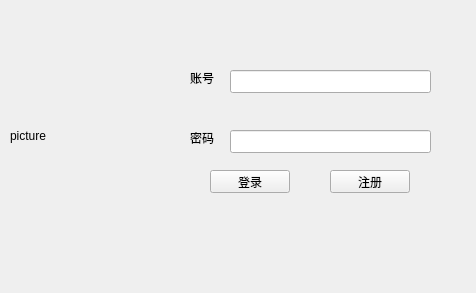
<?xml version="1.0" encoding="UTF-8"?>
<ui version="4.0">
 <class>MainWindow</class>
 <widget class="QMainWindow" name="MainWindow">
  <property name="geometry">
   <rect>
    <x>0</x>
    <y>0</y>
    <width>476</width>
    <height>293</height>
   </rect>
  </property>
  <property name="windowTitle">
   <string>MainWindow</string>
  </property>
  <widget class="QWidget" name="centralwidget">
   <widget class="QLabel" name="lb_picture">
    <property name="geometry">
     <rect>
      <x>10</x>
      <y>0</y>
      <width>171</width>
      <height>271</height>
     </rect>
    </property>
    <property name="text">
     <string>picture</string>
    </property>
   </widget>
   <widget class="QLabel" name="lb_account">
    <property name="geometry">
     <rect>
      <x>190</x>
      <y>70</y>
      <width>31</width>
      <height>16</height>
     </rect>
    </property>
    <property name="text">
     <string>账号</string>
    </property>
   </widget>
   <widget class="QLabel" name="lb_password">
    <property name="geometry">
     <rect>
      <x>190</x>
      <y>130</y>
      <width>31</width>
      <height>16</height>
     </rect>
    </property>
    <property name="text">
     <string>密码</string>
    </property>
   </widget>
   <widget class="QLineEdit" name="le_account">
    <property name="geometry">
     <rect>
      <x>230</x>
      <y>70</y>
      <width>201</width>
      <height>23</height>
     </rect>
    </property>
   </widget>
   <widget class="QLineEdit" name="le_password">
    <property name="geometry">
     <rect>
      <x>230</x>
      <y>130</y>
      <width>201</width>
      <height>23</height>
     </rect>
    </property>
   </widget>
   <widget class="QPushButton" name="pb_commit">
    <property name="geometry">
     <rect>
      <x>210</x>
      <y>170</y>
      <width>80</width>
      <height>23</height>
     </rect>
    </property>
    <property name="text">
     <string>登录</string>
    </property>
   </widget>
   <widget class="QPushButton" name="pb_register">
    <property name="geometry">
     <rect>
      <x>330</x>
      <y>170</y>
      <width>80</width>
      <height>23</height>
     </rect>
    </property>
    <property name="text">
     <string>注册</string>
    </property>
   </widget>
  </widget>
  <widget class="QMenuBar" name="menubar">
   <property name="geometry">
    <rect>
     <x>0</x>
     <y>0</y>
     <width>476</width>
     <height>20</height>
    </rect>
   </property>
  </widget>
 </widget>
 <resources/>
 <connections/>
</ui>
